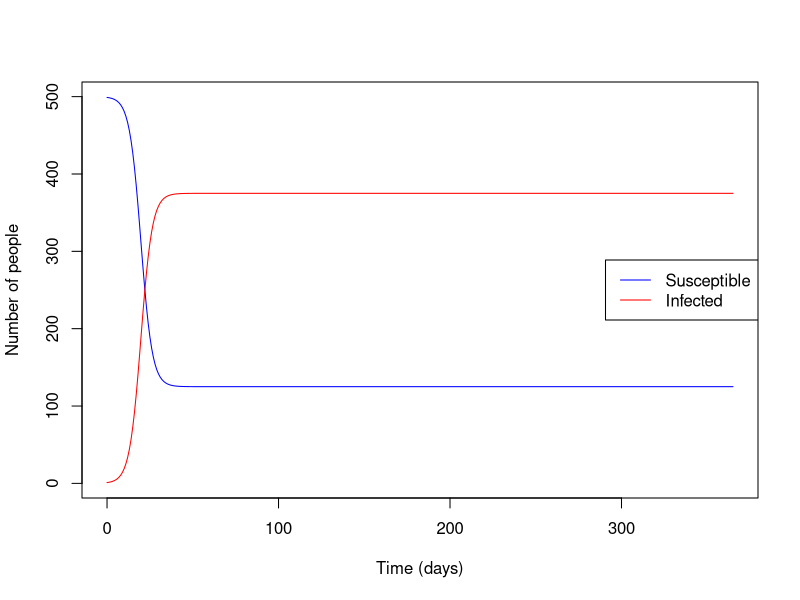
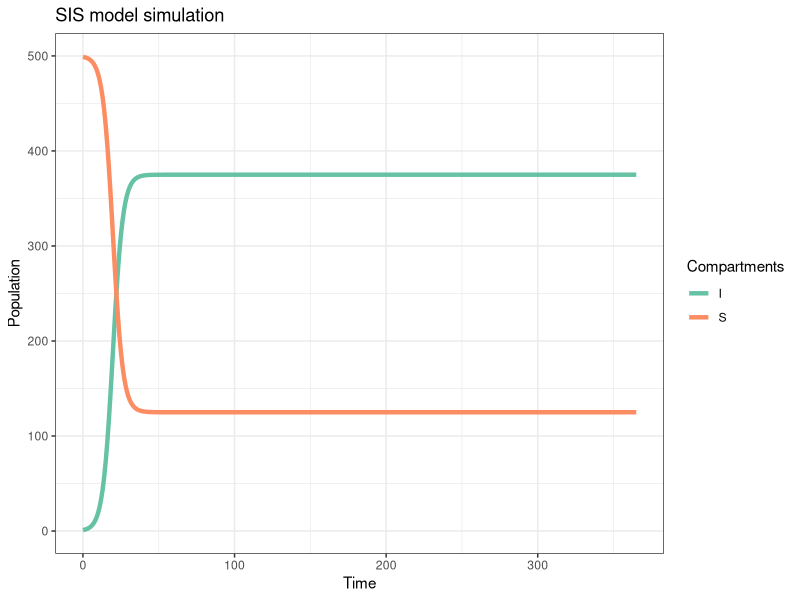

The R script that drew these images, in order:
library(tidyverse)
library(deSolve)
SIS_Model=function(t,i,param){
  with(as.list(c(i,param)),{
    N=S+I
    dS=-beta*I/N*S+alpha*I
    dI=beta*I/N*S-alpha*I
    output=list(c(dS,dI))
    return(output)
  })
}
#initial Conditions
initiaConditions=c(
  S=499,
  I=1
)
param=c(beta=0.4,alpha=0.1)
#Timestep
time_Step=seq(0,365,by=1)
#solving ODE
solution=ode(times = time_Step,y=initiaConditions,func = SIS_Model,parms = param)
#convert to dataFrame
dF=as.data.frame(solution)
head(dF)
matplot(dF$time, dF[,2:3], type = "l", lty = 1, col = c("blue", "red"),
        xlab = "Time (days)", ylab = "Number of people")
legend("right", legend = c("Susceptible", "Infected"),
       col = c("blue", "red"), lty = 1)

# Convert to data frame and view
result_df <- as_tibble(solution)
head(solution)


model_plot <- result_df %>% 
  group_by(time) %>% 
  mutate(total_pop = sum(S,I)) %>% 
  pivot_longer(S:I)


ggplot(model_plot)+
  geom_line(aes(time, value, col=name), linewidth=1.5)+
  scale_x_continuous("Time")+
  scale_y_continuous("Population")+
  scale_color_brewer("Compartments", palette = "Set2")+
  ggtitle("SIS model simulation")+
  theme_bw()
